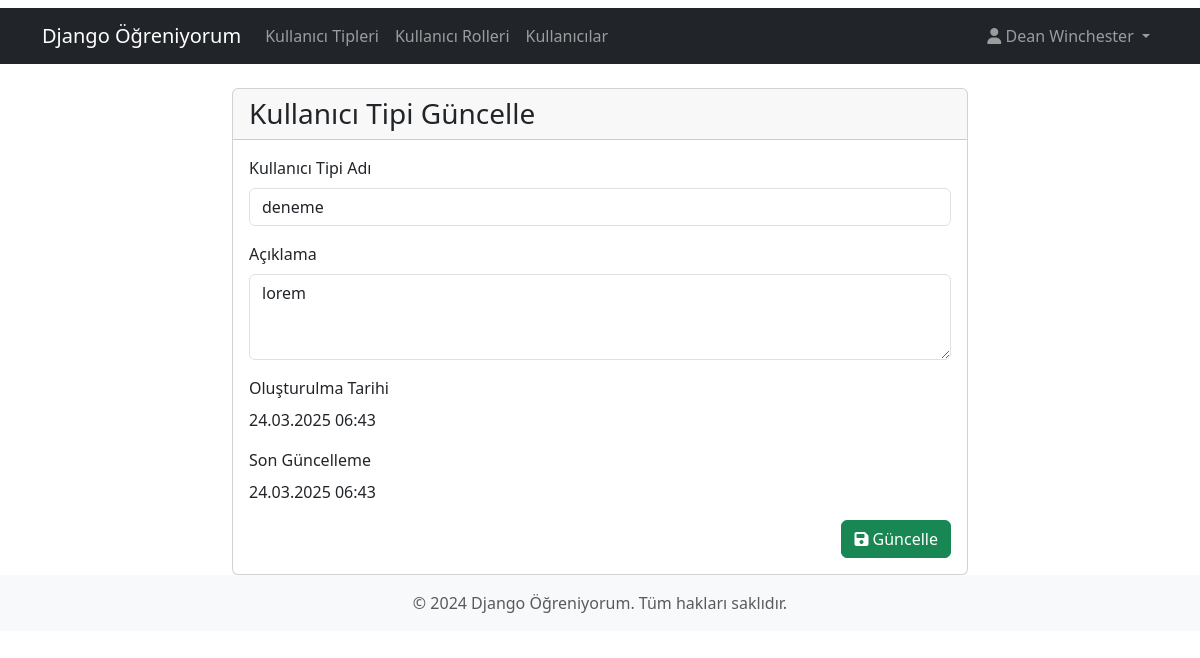
The app's page /user-types/1/update/ (signed in) with its own data.
### mysite/models.py (models this page shows, shortened)
class BaseModel(models.Model):
    created_at = models.DateTimeField(auto_now_add=True)
    updated_at = models.DateTimeField(auto_now=True)
    class Meta:
        abstract = True

class UserType(BaseModel):
    name = models.CharField(max_length=255)
    description = models.TextField()
    class Meta:
        app_label = 'mysite'
        verbose_name = 'Kullanıcı Tipi'
        verbose_name_plural = 'Kullanıcı Tipleri'

### mysite/views.py (the view)
# urls.py: path('user-types/<int:pk>/update/', views.user_type_update, name='user_type_update'),
@login_required(login_url='login')
def user_type_update(request, pk):
    try:
        user_type = UserType.objects.get(pk=pk)
        if request.method == 'POST':
            form = UserTypeForm(request.POST, instance=user_type)
            if form.is_valid():
                form.save()
                messages.success(request, 'Kullanıcı tipi başarıyla güncellendi.')
                return redirect('user_type_list')
            else:
                messages.warning(request, 'Lütfen formu kontrol edin.')
                for field in form:
                    if field.errors:
                        field.field.widget.attrs['class'] = field.field.widget.attrs.get('class', '') + ' is-invalid'
        else:
            form = UserTypeForm(instance=user_type)
        return render(request, 'user_type_update.html', {
            'user_type': user_type,
            'form': form
        })
    except UserType.DoesNotExist:
        messages.error(request, 'Kullanıcı tipi bulunamadı.')
        return redirect('user_type_list')

### mysite/forms.py (shortened to what this page needs)
class UserTypeForm(forms.ModelForm):
    class Meta:
        model = UserType
        fields = ['name', 'description']
        widgets = {
            'name': forms.TextInput(attrs={'class': 'form-control'}),
            'description': forms.Textarea(attrs={'class': 'form-control', 'rows': 3}),
        }
        required_fields = ['name', 'description']
        error_messages = {
            'name': {
                'required': 'Kullanıcı tipi adı zorunludur.',
                'max_length': 'Kullanıcı tipi adı çok uzun.',
                'min_length': 'Kullanıcı tipi adı çok kısa.',
            },
            'description': {
                'required': 'Açıklama zorunludur.',
                'max_length': 'Açıklama çok uzun.',
                'min_length': 'Açıklama çok kısa.',
            }
        }

### mysite/templates/user_type_update.html (shortened to what this page needs)
{% extends 'base.html' %}
{% block content %}
<div class="container mt-4">
    <div class="row justify-content-center">
        <div class="col-md-8">
            <div class="card">
                <div class="card-header">
                    <h3 class="card-title mb-0">Kullanıcı Tipi Güncelle</h3>
                </div>
                <div class="card-body">
                    <form method="post" novalidate>
                        <div class="mb-3">
                            <label for="{{ form.name.id_for_label }}" class="form-label">Kullanıcı Tipi Adı</label>
                            {{ form.name }}
                        </div>
                        <div class="mb-3">
                            <label for="{{ form.description.id_for_label }}" class="form-label">Açıklama</label>
                            {{ form.description }}
                        </div>
                        <div class="mb-3">
                            <label class="form-label">Oluşturulma Tarihi</label>
                            <p class="form-control-static">{{ user_type.created_at|date:"d.m.Y H:i" }}</p>
                        </div>
                        <div class="mb-3">
                            <label class="form-label">Son Güncelleme</label>
                            <p class="form-control-static">{{ user_type.updated_at|date:"d.m.Y H:i" }}</p>
                        </div>
                        <div class="d-flex justify-content-end">
                            <button type="submit" class="btn btn-success">
                                <i class="fas fa-save"></i> Güncelle
                            </button>
                        </div>
                    </form>
                </div>
            </div>
        </div>
    </div>
</div>
{% endblock %}

### mysite/templates/base.html (shortened to what this page needs)
{% load static %}
<!DOCTYPE html>
<html lang="tr">
<head>
    <link href="https://cdn.jsdelivr.net/npm/bootstrap@5.3.0/dist/css/bootstrap.min.css" rel="stylesheet">
    <link href="https://cdnjs.cloudflare.com/ajax/libs/font-awesome/6.0.0/css/all.min.css" rel="stylesheet">
    <link href="https://cdnjs.cloudflare.com/ajax/libs/toastr.js/latest/toastr.min.css" rel="stylesheet">
</head>
<body class="my-2">
    <nav class="navbar navbar-expand-lg navbar-dark bg-dark">
        <div class="container">
            <a class="navbar-brand">Django Öğreniyorum</a>
            <div class="collapse navbar-collapse" id="navbarNav">
                <ul class="navbar-nav me-auto">
                    {% if user.is_authenticated %}
                        <li class="nav-item">
                            <a class="nav-link" href="{% url 'user_type_list' %}">Kullanıcı Tipleri</a>
                        </li>
                        <li class="nav-item">
                            <a class="nav-link" href="{% url 'user_role_list' %}">Kullanıcı Rolleri</a>
                        </li>
                        <li class="nav-item">
                            <a class="nav-link" href="{% url 'profile_list' %}">Kullanıcılar</a>
                        </li>
                    {% endif %}
                </ul>
                <ul class="navbar-nav">
                    {% if user.is_authenticated %}
                        <li class="nav-item dropdown">
                            <a class="nav-link dropdown-toggle" href="#" id="navbarDropdown" role="button" data-bs-toggle="dropdown">
                                <i class="fas fa-user"></i> {{ user.get_full_name|default:user.username }}
                            </a>
                        </li>
                    {% endif %}
                </ul>
            </div>
        </div>
    </nav>
    {% block content %}
    {% endblock %}
    <footer class="footer mt-auto py-3 bg-light">
        <div class="container text-center">
            <span class="text-muted">© 2024 Django Öğreniyorum. Tüm hakları saklıdır.</span>
        </div>
    </footer>
</body>
</html>

### records on screen
UserType: name "deneme", description "lorem", created_at "24.03.2025 06:43", updated_at "24.03.2025 06:43"

### other values on screen
{{ user.get_full_name|default:user.username }} "Dean Winchester"
